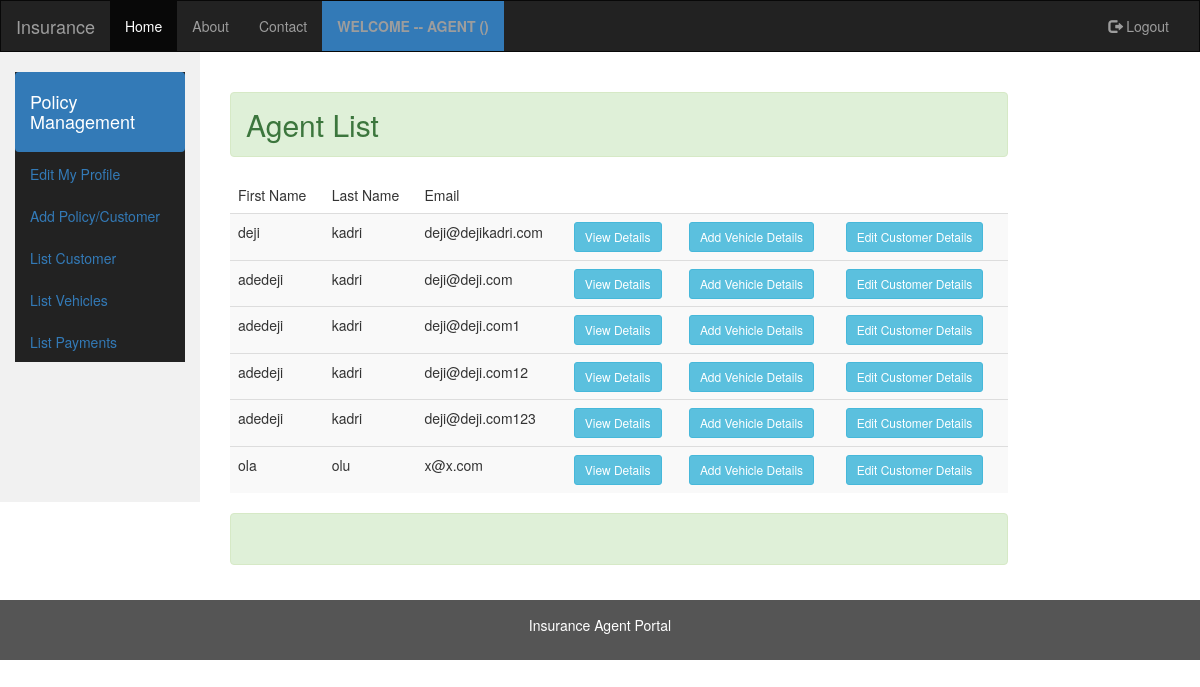
/agentslist (signed in), run on an earlier commit of the app's database.
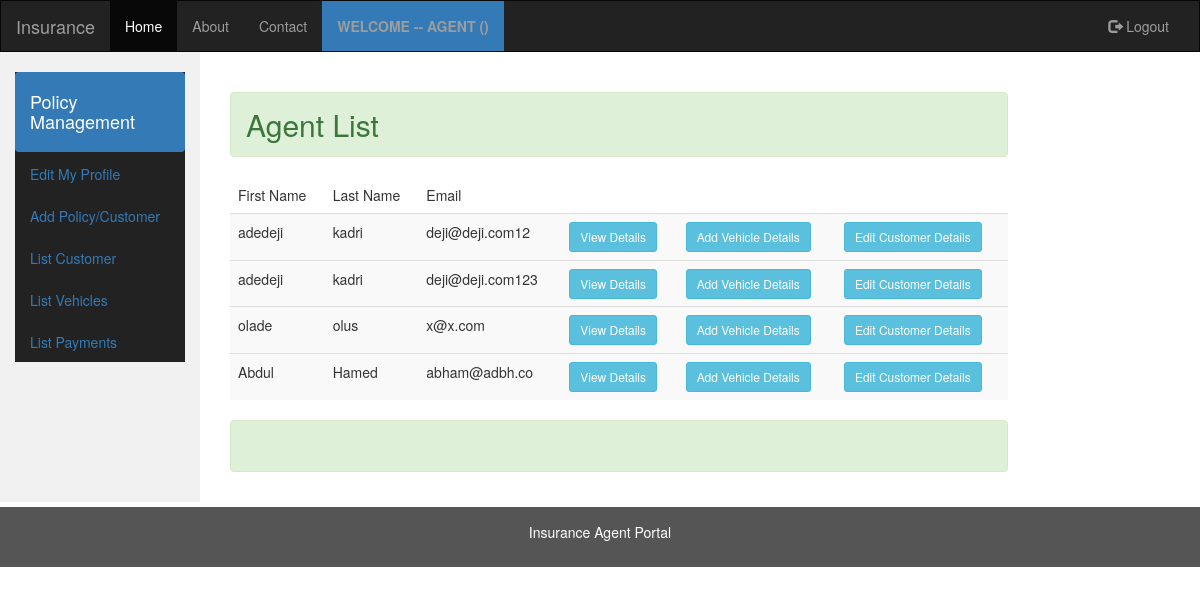
And on a later commit of the database.
### agents/models.py (models this page shows, shortened)
class Agent(models.Model):
    first_name = models.CharField(max_length=120)
    last_name = models.CharField(max_length=100)
    agent_number = models.CharField(max_length=25)
    email = models.EmailField(max_length=100, unique=True)
    password = models.CharField(max_length=700)
    phone_number = models.CharField(max_length=30)
    active_status = models.PositiveSmallIntegerField(default=1)
    created_date = models.DateTimeField(auto_now_add=True)
    updated_date = models.DateTimeField(auto_now=True)

### agents/views.py (the view)
# urls.py: url(r'^agentslist', AgentListView.as_view(), name='agentslist'),
class AgentListView(AgentIsLoggedInMixin,  ListView):
    model = Agent
    context_object_name = 'agents'
    template_name = 'agents/agent_list.html'

### apputils/mixins.py (called while the page is built)
        def dispatch(self, request, *args, **kwargs):
            if not request.session.get('agent_id', None):
                print("yyyyyyyyyyy")
                return redirect('agentslogin')
            return super(AgentIsLoggedInMixin, self).dispatch(request, *args, **kwargs)

### templates/agents/agent_list.html (shortened to what this page needs)
{% extends '../common/base2.html'%}
{% block content %}
        <div class="col-md-10 form-group form-group-lg ">
            <h2 class="alert alert-success " >Agent List</h2>
                                 <table class=" table-hover table table-striped  "  >
                    <thead>
                        <tr>
                            <td>First Name</td>
                            <td>Last Name</td>
                            <td>Email</td>
                            <td></td>
                            <td></td>
                        </tr>
                    </thead>
                    {% for agent in agents %}
                       <tr>
                           <td>{{ agent.first_name }} </td>
                           <td>{{ agent.last_name }}</td>
                           <td>{{ agent.email }}</td>
                           <td><a href="xxx?id={{3}}" class="btn btn-sm btn-info" role="button">View Details</a></td>
                           <td><a href="#" class="btn btn-sm btn-info" role="button">Add Vehicle Details</a></td>
                           <td><a href="#" class="btn btn-sm btn-info" role="button">Edit Customer Details</a></td>
                    {% endfor %}
                </table>
                    <div class="alert alert-success" role="alert" id="success_message">  &nbsp</div>
        </div>
{% endblock %}

### templates/common/base2.html (shortened to what this page needs)
<!DOCTYPE html>
{% load static %}
<html lang="en">
{% include '../common/load_css.html'%}
<body>
{% include '../common/top_nav.html'%}
<div class="container-fluid ">
  <div class="row content">
{% include '../common/left_nav.html'%}
    <div class="col-md-10 text-left">
        {% block content %}{% endblock content %}
    </div>
  </div>
</div>
{% include '../common/footer.html' %}
</body>
</html>

### templates/common/load_css.html (shortened to what this page needs)
{% load static %}
<head>
    <link rel="stylesheet" href="{% static 'css/font-awesome.min.css' %}">
    <link rel="stylesheet" href="{% static  'css/bootstrap.min.css' %}">
</head>

### templates/common/top_nav.html
{% load static %}
<nav class="navbar navbar-inverse">
  <div class="container-fluid">
    <div class="navbar-header">
      <a class="navbar-brand" href="#">Insurance</a>
    </div>
    <div class="collapse navbar-collapse" id="myNavbar">
      <ul class="nav navbar-nav">
        <li class="active"><a href="{% url 'home' %}">Home</a></li>
        <li><a href="#">About</a></li>
        <li><a href="#">Contact</a></li>
        {% if request.session.agent_islogged_in %}
        <li class="text-uppercase bg-primary  "> <a ><strong>Welcome -- Agent {{ request.session.names }}   ({{ request.session.agent_number }})</strong></a></li>
      </ul>
        <ul class="nav navbar-nav navbar-right">
          <li><a href="{% url 'agentslogout' %}"><span class="glyphicon glyphicon-log-out"></span> Logout</a></li>
        </ul>
      {% else %}
       </ul>
        <ul class="nav navbar-nav navbar-right">
          <li><a href="{% url 'agentslogin' %}"><span class="glyphicon glyphicon-log-in"></span> Login</a></li>
        </ul>
      {% endif %}
    </div>
  </div>
</nav>

### templates/common/left_nav.html
{% if request.session.agent_islogged_in %}
    <div class="col-md-2 sidenav">
        <ul class="nav nav-pills navbar-inverse  nav-stacked">
          <li class="active"><a href="#"><h4>Policy Management</h4></a></li>
          <li ><a href="{% url 'editagentprofile'  pk=request.session.agent_id  %}   ">Edit My Profile</a></li>
          <li><a href="{% url 'addcustomer' %}">Add Policy/Customer</a></li>
          <li><a href="{% url 'customerlist' %}">List Customer</a></li>
          <li><a href="{% url 'vehiclelist' %}">List Vehicles</a></li>
          <li><a href="{% url 'paymentlist' %}">List Payments</a></li>
        </ul>
    </div>
{% else %}
    <div class="col-md-2 sidenav">
          <h4 class="btn text-primary btn-lg btn-primary">Agent Portal</h4>
    </div>
{% endif %}

### templates/common/footer.html (shortened to what this page needs)
<footer class="container-fluid text-center">
  <p>Insurance Agent Portal</p>
</footer>

### templates/common/load_css.html (style rules this page uses)
.navbar { margin-bottom: 0; border-radius: 0; }
.row.content { height: 450px }
.sidenav { padding-top: 20px; background-color: #f1f1f1; height: 100%; }
footer { background-color: #555; color: white; padding: 15px; }

What changed in the data, as far as the page shows it:
removed Agent: first_name "deji", last_name "kadri", email "deji@dejikadri.com"
removed Agent: first_name "adedeji", last_name "kadri", email "deji@deji.com"
removed Agent: first_name "adedeji", last_name "kadri", email "deji@deji.com1"
changed Agent "x@x.com": first_name "ola" → "olade"; last_name "olu" → "olus"
added Agent: first_name "Abdul", last_name "Hamed", email "abham@adbh.co"
